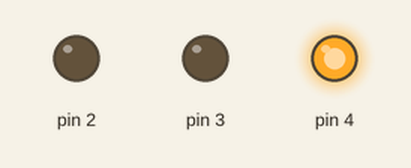
Recording of a sketch running on a simulated Arduino Uno, built with avr-gcc and run on an emulated ATmega328P. On the bench: output pins drawn as LEDs (lit = HIGH).

Above: at 3.0 s.
At 11.0 s:
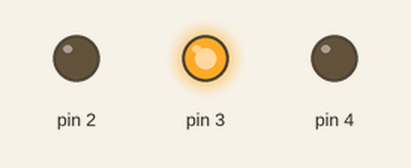
At 19.5 s:
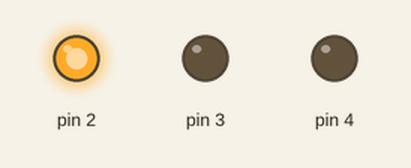
Timing chart, 0 to 29.9 s (numbered marks = the images above):
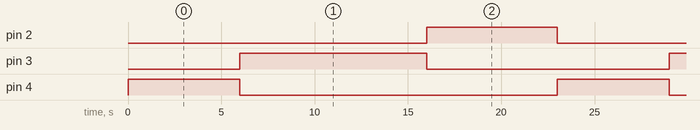

The sketch:

20127318.ino
```cpp
// C++ code
//
void setup()
{
  pinMode(4, OUTPUT);
  pinMode(3, OUTPUT);
  pinMode(2, OUTPUT);
}

void loop()
{
  digitalWrite(4, HIGH);
  delay(6000); // Wait for 6000 millisecond(s)
  digitalWrite(4, LOW);

  digitalWrite(3, HIGH);
  delay(10000); // Wait for 10000 millisecond(s)
  digitalWrite(3, LOW);

  digitalWrite(2, HIGH);
  delay(7000); // Wait for 7000 millisecond(s)
  digitalWrite(2, LOW);
}
```

Measured:
- by itself, pin 2: alternates HIGH for 7.0 s and LOW for 16.0 s
- by itself, pin 3: alternates HIGH for 10.0 s and LOW for 13.0 s
- by itself, pin 4: alternates HIGH for 6.0 s and LOW for 17.0 s
